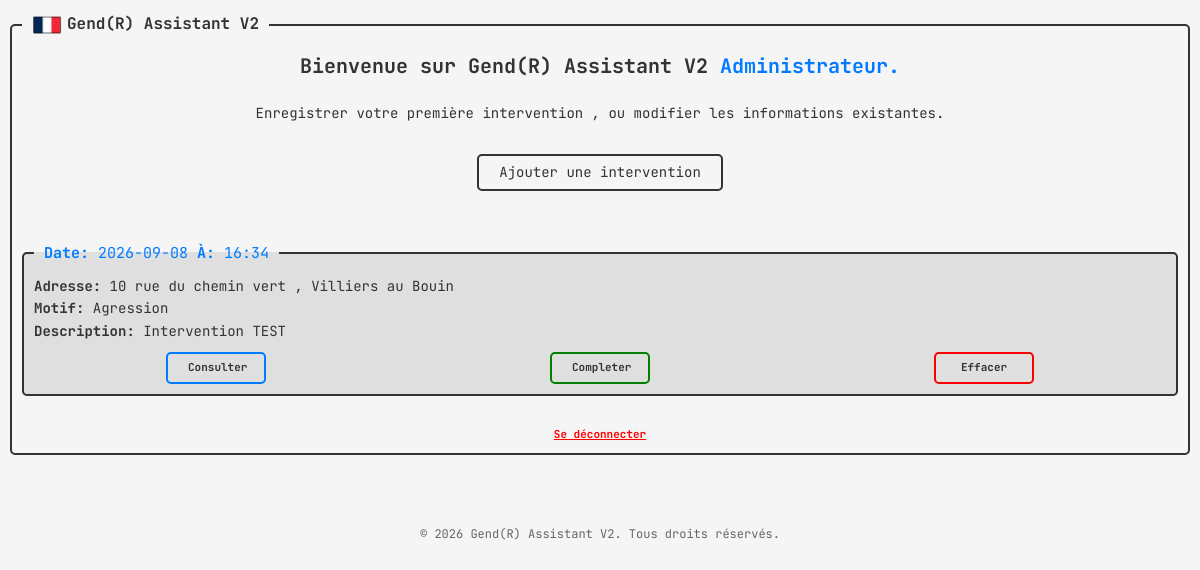
The app's page /homepage (signed in) with its own data.
### tables this page shows
CREATE TABLE interventions (
                id INTEGER PRIMARY KEY AUTOINCREMENT,
                username TEXT NOT NULL,
                date TEXT NOT NULL,
                hour TEXT NOT NULL,
                location TEXT NOT NULL,
                type TEXT NOT NULL,
                description TEXT NOT NULL,
                arrived TEXT,
                cr TEXT,
                endhour TEXT
                );

### app.py (the view)
@app.route('/homepage')
def homepage():
    if 'username' in session:
        username = session['username']
        current_interventions = db_handler.get_user_interventions(username)
        if 'success' in request.args:
            return render_template('homepage.html', interventions=current_interventions, success=request.args.get('success'))
        elif 'error' in request.args:
            return render_template('homepage.html', interventions=current_interventions, error=request.args.get('error'))
        else:
            return render_template('homepage.html', interventions=current_interventions)
    else:
        return redirect(url_for('login'))

### database_handler.py (called while the page is built)
    def get_user_interventions(self, username):
        conn = sqlite3.connect('database.db')
        cursor = conn.cursor()
        cursor.execute("SELECT * FROM interventions WHERE username = ? ORDER BY date ASC, hour ASC", (username,))
        interventions = cursor.fetchall()
        conn.close()
        return interventions

### templates/homepage.html (shortened to what this page needs)
{% extends "base.html" %}
{% block content %}
    <div class="title">
        <h3>Bienvenue sur Gend(R) Assistant V2 <strong>{{ session.get('username') }}.</strong></h3>
        <p>Enregistrer votre première intervention , ou modifier les informations existantes.</p>
    </div>
    <a href="{{ url_for('add_intervention') }}" class="add-intervention">Ajouter une intervention</a>
    <div class="intervention-container">
        {% if interventions %}
            {% for intervention in interventions %}
                <div class="intervention-card">
                    <fieldset>
                        <legend><strong>Date:</strong> {{ intervention[2] }} <strong>À:</strong> {{ intervention[3] }}</legend>
                        <p><strong>Adresse:</strong> {{ intervention[4] }}</p>
                        <p><strong>Motif:</strong> {{ intervention[5] }}</p>
                        <p><strong>Description:</strong> {{ intervention[6] }}</p>
                        <div class="buttons">
                            <a href="{{ url_for('consult_page', intervention_id=intervention[0]) }}" class="consult">Consulter</a>
                            <a href="{{ url_for('complete', intervention_id=intervention[0]) }}" class="complete">Completer</a>
                            <a href="{{ url_for('delete_page', intervention_id=intervention[0]) }}" class="erase">Effacer</a>
                        </div>
                    </fieldset>
                </div>
            {% endfor %}
        {% else %}
            <p class="no-interventions">Aucune intervention enregistrée.</p>
        {% endif %}
    </div>
    <a href="{{ url_for('disconnect') }}" class="disconnect">Se déconnecter</a>
{% endblock %}

### static/css/base.css (style rules this page uses)
* { box-sizing: border-box; margin: 0; padding: 0; }
body { font-family: "JetBrains Mono", monospace; background-color: #f5f5f5; color: #333; line-height: 1.6; padding: 0; }
fieldset { display: flex; flex-direction: column; border: 2px solid #333; padding: 10px; border-radius: 5px; margin: 10px; height: calc(100% - 20px); min-height: calc(100% - 20px); overflow-y: auto; }
.title { display: flex; flex: 1; flex-direction: column; align-items: center; justify-content: center; text-align: center; }
.title h3 { font-size: 20px; margin-bottom: 20px; }
.title p { font-size: 14px; margin-bottom: 10px; }

### static/css/index.css (style rules this page uses)
.buttons { display: flex; justify-content: center; gap: 20px; margin: 103px auto; }
.buttons a { padding: 5px 20px; font-size: 16px; border: 2px solid #333; border-radius: 5px; cursor: pointer; font-size: 14px; text-decoration: none; color: #333; transition: border-color 0.5s, color 0.5s; }

### static/css/homepage.css (style rules this page uses)
.title h3 strong { color: #007BFF; }
.add-intervention { margin: 20px auto; padding: 5px 20px; font-size: 16px; border: 2px solid #333; border-radius: 5px; cursor: pointer; font-size: 14px; text-decoration: none; color: #333; transition: border-color 0.5s, color 0.5s; }
.intervention-container { display: flex; flex-direction: column; margin-top: 20px; font-size: 14px; }
.intervention-card fieldset { margin: 10px auto; border: 2px solid #333; background-color: #dfdfdf; }
.intervention-card fieldset legend { padding: 0 10px; color: #007BFF; font-size: 15px; }
.intervention-card .buttons { display: flex; flex-direction: row; justify-content: space-around; margin: 10px 0 0 0; }
.intervention-card .buttons a { font-size: 11px; font-weight: bold; width: 100px; text-align: center; }
.intervention-card .buttons .consult { border: 2px solid #007BFF; }
.intervention-card .buttons .complete { border: 2px solid green; }
.intervention-card .buttons .erase { border: 2px solid red; }
.disconnect { text-align: center; font-size: 11px; font-weight: bold; margin-top: 20px; color: red; }

### records on screen
interventions: get "Administrateur", date "2026-09-08", hour "16:34", location "10 rue du chemin vert , Villiers au Bouin", type "Agression", description "Intervention TEST"
